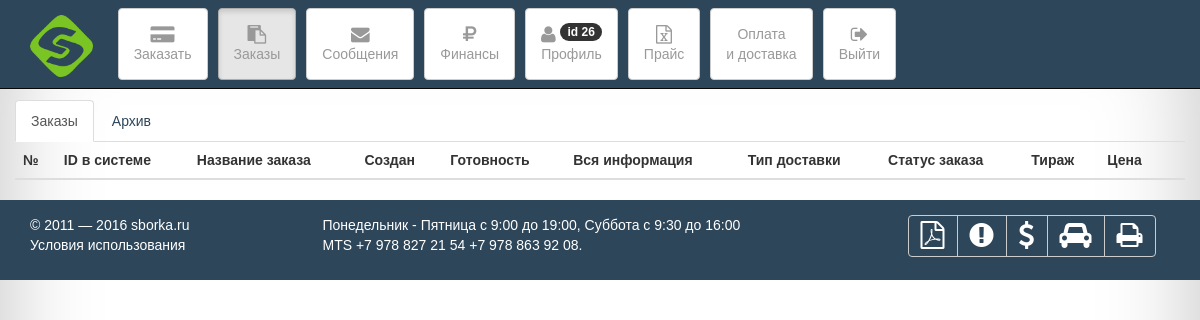
Page /pages/orders.php (signed in) on the earlier database version.
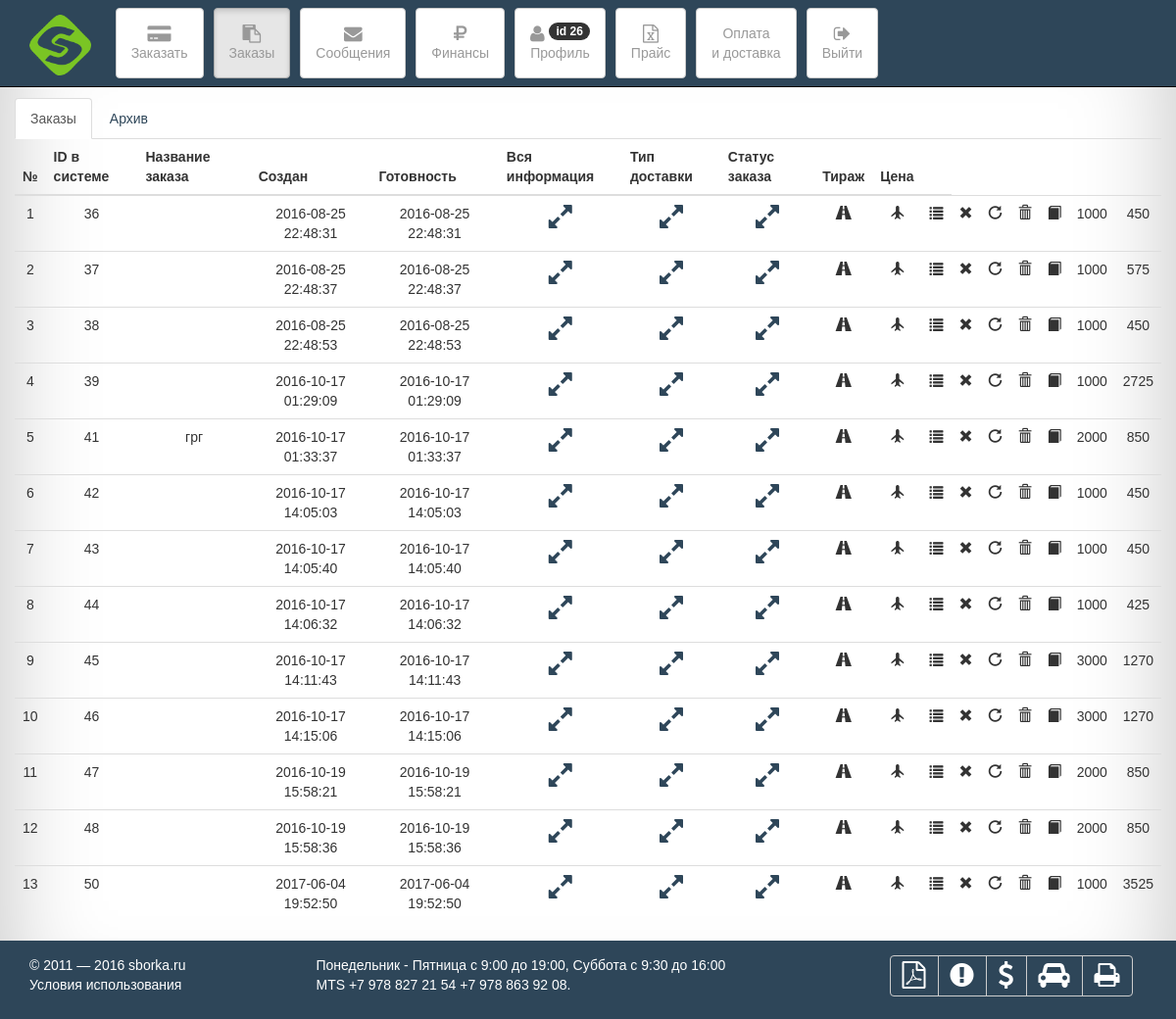
Same page on the later database version.
### tables this page shows
CREATE TABLE IF NOT EXISTS `history_shopping` (
  `id_history_shopping` int(10) NOT NULL,
  `id_client_h_s` int(10) NOT NULL,
  `name_i_t_h_s` varchar(256) NOT NULL,
  `coloration_h_s` varchar(128) NOT NULL,
  `face_image_h_s` varchar(128) NOT NULL,
  `reverse_h_s` varchar(128) NOT NULL,
  `folding_h_s` int(128) NOT NULL,
  `creasing_h_s` int(128) NOT NULL,
  `dop_rez_h_s` int(128) NOT NULL,
  `hole_h_s` int(128) NOT NULL,
  `numbering_h_s` int(128) NOT NULL,
  `perforation_h_s` int(128) NOT NULL,
  `rounding_h_s` int(10) NOT NULL,
  `type_shipping_h_s` int(10) NOT NULL,
  `place_shipping_h_s` varchar(128) NOT NULL,
  `cost_h_s` int(128) NOT NULL,
  `comments_for_order_h_s` varchar(128) NOT NULL,
  `id_item_type_h_s` int(10) NOT NULL,
  `order_status_h_s` int(11) NOT NULL,
  `name_order_h_s` varchar(128) NOT NULL,
  `dop_info_h_s` varchar(128) NOT NULL,
  `circulation_h_s` int(11) NOT NULL,
  `time_h_s` datetime NOT NULL,
  `arhive_h_s` int(10) NOT NULL DEFAULT '0',
  `type_print_h_s` varchar(128) NOT NULL
);

### lib/functions.php (called while the page is built, shortened)
<?php
$mysqli = false;
function resultSetToArray($result_set){
    $array = array();
    while (($row = $result_set->fetch_assoc()) != false)
      $array[]=$row;
    return $array;
  }
  function selectHistory_Shoping_For_User($id,$arhive){
    global $mysqli;
    $result = $mysqli -> query("SELECT * FROM `history_shopping` WHERE `id_client_h_s`='$id' AND `arhive_h_s`='$arhive'");
    return resultSetToArray($result);
  }
?>

### pages/blocks/table_h_s.php (the view, shortened to what this page needs)
<tr>
  <td align="center"><?php echo $i+1;?></td>
  <td align="center"><?php echo $select_h_s[$i]['id_history_shopping'];?></td>
  <td align="center"><?php echo $select_h_s[$i]['name_order_h_s']?></td>
  <td align="center"><?php echo $select_h_s[$i]['time_h_s'];?></td>
  <td align="center"><?php echo $select_h_s[$i]['time_h_s'];?></td>
  <td align="center">
    <a  data-toggle="modal" data-target=".<?php echo "name_i_t_".$i; ?>"><i class="fa fa-expand fa-2x" style="cursor:pointer;"> </i></a>
  </td>
  <td align="center">
    <a  data-toggle="modal" data-target=".<?php echo "comments_".$i; ?>"><i class="fa fa-expand fa-2x" style="cursor:pointer;"></i></a>
  </td>
  <td align="center">
    <a  data-toggle="modal" data-target=".<?php echo "dop_inf_".$i; ?>"><i class="fa fa-expand fa-2x" style="cursor:pointer;"></i></a>
  </td>
  <td align="center"><span class="glyphicon glyphicon-road"></span>
  </td>
  <td align="center">
    <span class="glyphicon glyphicon-plane"></span>
  </td>
  <td align="center">
    <span class="glyphicon glyphicon-list"></span>
  </td>
  <td align="center"><span class="glyphicon glyphicon-remove"></span></td>
  <td align="center"><span class="glyphicon glyphicon-repeat"></span></td>
  <td align="center"><span class="glyphicon glyphicon-trash"></span></td>
  <td align="center"><span class="glyphicon glyphicon-book"></span></td>
  <td align="center"><?php echo $select_h_s[$i]['circulation_h_s']?></td>
  <td align="center"><?php echo $select_h_s[$i]['cost_h_s']?></td>
</tr>

### pages/orders.php (shortened to what this page needs)
<?php
  require_once "blocks/mainmenu.php";
  echo "<br><br><br>";
?>
<br>
<br>
<div class="container-fluid">
  <ul class="nav nav-tabs" id="myTab">
    <li class="active"><a href="#order" data-toggle="tab">Заказы</a></li>
    <li><a href="#archive" data-toggle="tab">Архив</a></li>
  </ul>
  <div class="tab-content">
    <div class="tab-pane active" id="order">
      <div class="table-responsive">
        <?php $select_h_s = selectHistory_Shoping_For_User($_SESSION['id'],0);?>
        <table class="table table-hover">
          <thead>
            <th align="center">№</th>
            <th align="center">ID в системе</th>
            <th align="center">Название заказа</th>
            <th align="center">Создан</th>
            <th align="center">Готовность</th>
            <th align="center">Вся информация</th>
            <th align="center">Тип доставки</th>
            <th align="center">Статус заказа</th>
            <th align="center">Тираж</th>
            <th align="center">Цена</th>
            <th></th>
          </thead>
          <tbody>
            <?php
              for($i=0; $i < count($select_h_s); $i++){
                include "blocks/table_h_s.php";
              }
            ?>
          </tbody>
        </table>
      </div>
    </div>
  </div>
</div>
<?php
  require_once "blocks/footer.php";
  ?>

Differences in the rows shown:
added history_shopping: i "1", id_history_shopping "36", time_h_s "2016-08-25 22:48:31", circulation_h_s "1000", cost_h_s "450"
added history_shopping: i "2", id_history_shopping "37", time_h_s "2016-08-25 22:48:37", circulation_h_s "1000", cost_h_s "575"
added history_shopping: i "3", id_history_shopping "38", time_h_s "2016-08-25 22:48:53", circulation_h_s "1000", cost_h_s "450"
added history_shopping: i "4", id_history_shopping "39", time_h_s "2016-10-17 01:29:09", circulation_h_s "1000", cost_h_s "2725"
added history_shopping: i "5", id_history_shopping "41", name_order_h_s "грг", time_h_s "2016-10-17 01:33:37", circulation_h_s "2000", cost_h_s "850"
added history_shopping: i "6", id_history_shopping "42", time_h_s "2016-10-17 14:05:03", circulation_h_s "1000", cost_h_s "450"
added history_shopping: i "7", id_history_shopping "43", time_h_s "2016-10-17 14:05:40", circulation_h_s "1000", cost_h_s "450"
added history_shopping: i "8", id_history_shopping "44", time_h_s "2016-10-17 14:06:32", circulation_h_s "1000", cost_h_s "425"
added history_shopping: i "9", id_history_shopping "45", time_h_s "2016-10-17 14:11:43", circulation_h_s "3000", cost_h_s "1270"
added history_shopping: i "10", id_history_shopping "46", time_h_s "2016-10-17 14:15:06", circulation_h_s "3000", cost_h_s "1270"
added history_shopping: i "11", id_history_shopping "47", time_h_s "2016-10-19 15:58:21", circulation_h_s "2000", cost_h_s "850"
added history_shopping: i "12", id_history_shopping "48", time_h_s "2016-10-19 15:58:36", circulation_h_s "2000", cost_h_s "850"
added history_shopping: i "13", id_history_shopping "50", time_h_s "2017-06-04 19:52:50", circulation_h_s "1000", cost_h_s "3525"
